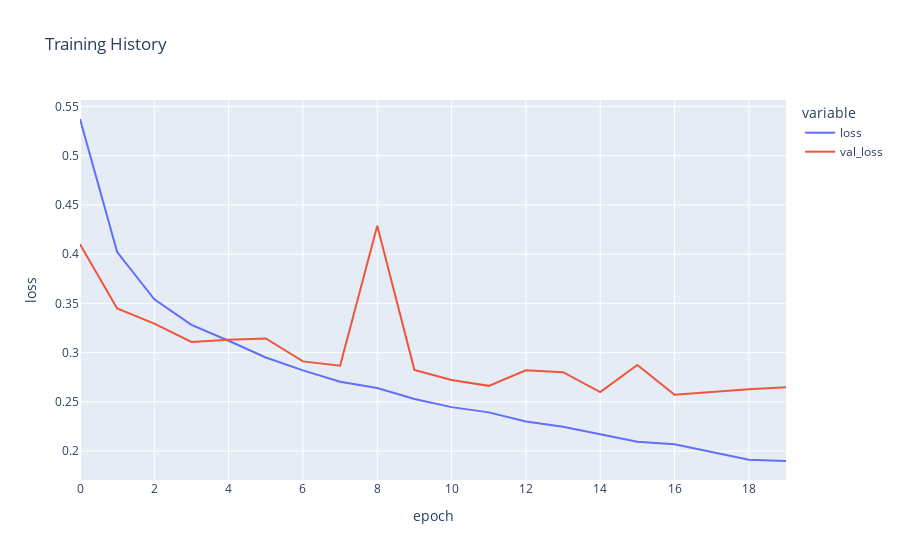

Notebook source saved alongside this figure:
### Code cell
# Loss chart

figure_gender = px.line(
    history_gender.history, y=['loss', 'val_loss'],
    labels={'index': 'epoch', 'value': 'loss'}, 
    title='Training History')

figure_gender.show()

### Figure 1 — Plotly figure (JSON) as saved in the notebook; plotly's stock layout.template omitted (floating-point values rounded to 4 significant figures)
{"data": [{"hovertemplate": "variable=loss<br>epoch=%{x}<br>loss=%{y}<extra></extra>", "legendgroup": "loss", "line": {"color": "#636efa", "dash": "solid"}, "marker": {"symbol": "circle"}, "mode": "lines", "name": "loss", "orientation": "v", "showlegend": true, "type": "scatter", "x": [0, 1, 2, 3, 4, 5, 6, 7, 8, 9, 10, 11, 12, 13, 14, 15, 16, 17, 18, 19], "xaxis": "x", "y": [0.5372, 0.4021, 0.3541, 0.3282, 0.3121, 0.295, 0.2819, 0.2704, 0.264, 0.2529, 0.2446, 0.2393, 0.2301, 0.2247, 0.2171, 0.2095, 0.2069, 0.1987, 0.1911, 0.1899], "yaxis": "y"}, {"hovertemplate": "variable=val_loss<br>epoch=%{x}<br>loss=%{y}<extra></extra>", "legendgroup": "val_loss", "line": {"color": "#EF553B", "dash": "solid"}, "marker": {"symbol": "circle"}, "mode": "lines", "name": "val_loss", "orientation": "v", "showlegend": true, "type": "scatter", "x": [0, 1, 2, 3, 4, 5, 6, 7, 8, 9, 10, 11, 12, 13, 14, 15, 16, 17, 18, 19], "xaxis": "x", "y": [0.4099, 0.3447, 0.3294, 0.3109, 0.3131, 0.3144, 0.2911, 0.2867, 0.4289, 0.2825, 0.2722, 0.2662, 0.282, 0.2801, 0.2599, 0.2874, 0.2571, 0.2601, 0.2627, 0.2649], "yaxis": "y"}], "layout": {"legend": {"title": {"text": "variable"}, "tracegroupgap": 0}, "title": {"text": "Training History"}, "xaxis": {"anchor": "y", "domain": [0, 1], "title": {"text": "epoch"}}, "yaxis": {"anchor": "x", "domain": [0, 1], "title": {"text": "loss"}}}}
